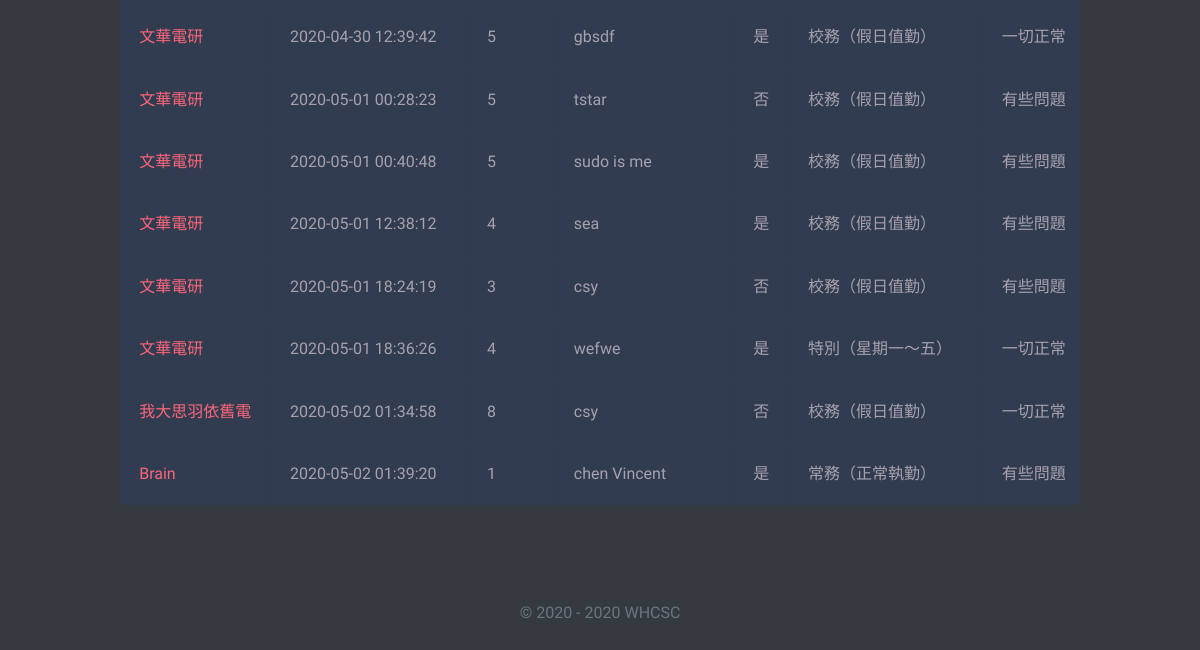
Page /management/index.php (signed in, lower part) on the earlier database version.
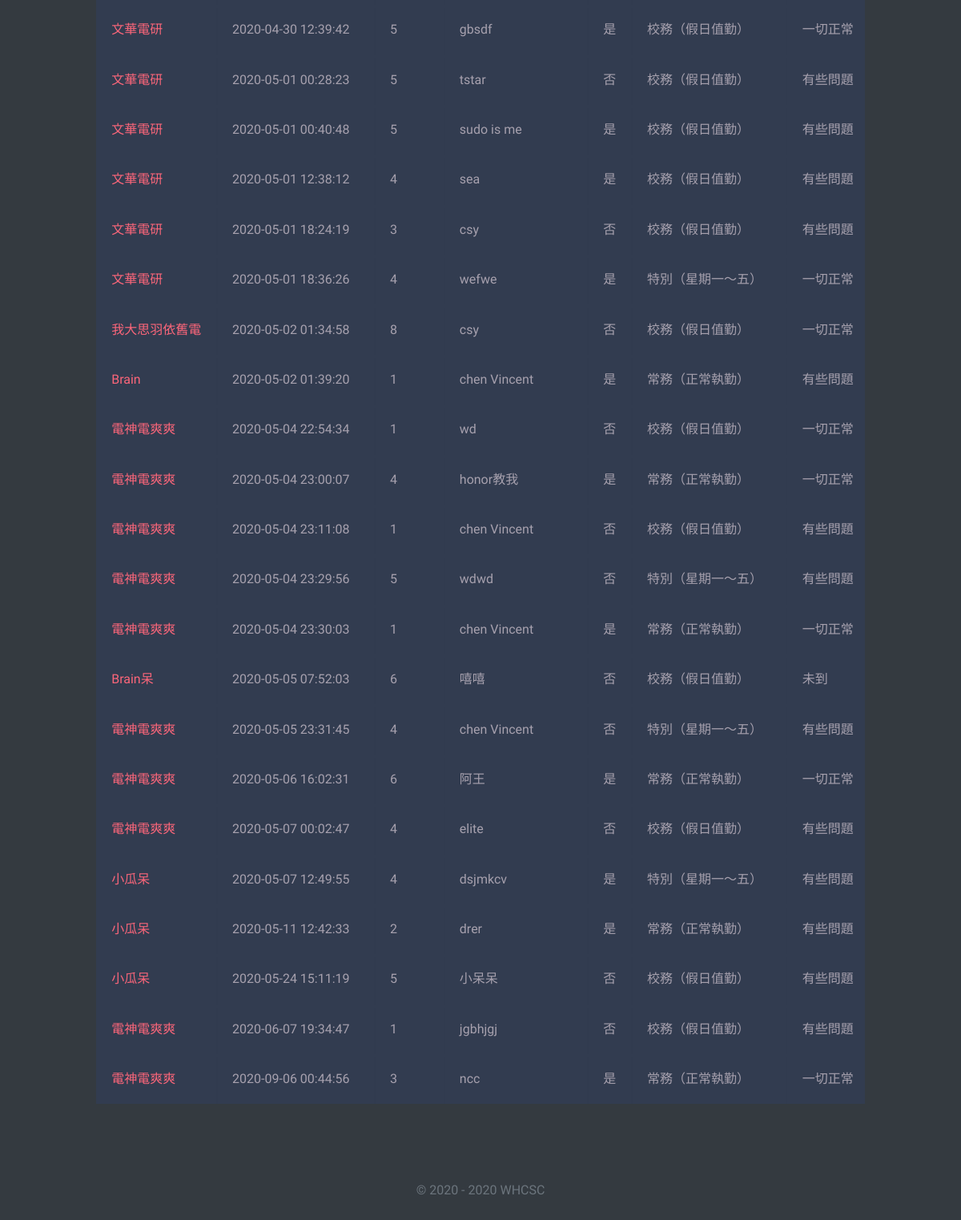
Same page on the later database version.
### tables this page shows
CREATE TABLE `answers` (
  `id` int(11) NOT NULL,
  `realname` varchar(200) NOT NULL,
  `datetime` varchar(1000) NOT NULL,
  `ans` varchar(1000) NOT NULL
);

### management/index.php (the view, shortened to what this page needs)
<?php
require 'header.php';
?>
<table class="container">
    <tbody>
        <?php
        $pdo = new PDO('mysql:host=' . $host . ';port=' . $port . ';dbname=account;charset=utf8', $username, $password);
        foreach ($pdo->query('select * from answers ORDER BY `datetime`') as $row) {
            echo '<tr>
            <td>', $row['realname'], '</td>
            <td>', $row['datetime'], '</td>';
            $anwsers = explode(",", $row['ans']);
            array_pop($anwsers);
            foreach ($anwsers as $ans) {
                echo '<td>', $ans, '</td>';
            }
            echo '<tr>';
        }
        ?>
    </tbody>
</table>
<?php require '../footer.php'; ?>

### management/header.php (shortened to what this page needs)
<!DOCTYPE html>
<html lang="en">
<head>
  <link rel="stylesheet" href="https://stackpath.bootstrapcdn.com/bootstrap/4.4.1/css/bootstrap.min.css">
  <link href="assets/bootstrap.min.css" rel="stylesheet">
  <link href="https://stackpath.bootstrapcdn.com/font-awesome/4.7.0/css/font-awesome.min.css" rel="stylesheet">
  <link href="https://cdnjs.cloudflare.com/ajax/libs/twitter-bootstrap/4.1.3/css/bootstrap.css" rel="stylesheet">
  <link href="https://cdn.datatables.net/1.10.20/css/dataTables.bootstrap4.min.css" rel="stylesheet">
    <link rel="stylesheet" href="https://cdn.jsdelivr.net/npm/bootstrap-select@1.13.14/dist/css/bootstrap-select.min.css">
</head>
<body class="bg-dark">

### footer.php (shortened to what this page needs)
      <footer class="my-5 pt-5 text-muted text-center text-small">
        <p class="mb-1">&copy; 2020 - 2020 WHCSC</p>
      </footer>
  </body>
</html>

### management/assets/table_css.php (style rules this page uses)
body { color: #A7A1AE; background-color: #1F2739; position: relative; font-family: 'Noto Sans TC', sans-serif; font-family: 'Dosis', sans-serif; line-height: 1.5; }
.container { text-align: left; overflow: hidden; width: 80%; margin: 0 auto; display: table; padding: 0 0 8em 0; }
.container tr:nth-child(odd) { background-color: #323C50; }
.container tr:nth-child(even) { background-color: #2C3446; }
.container td:first-child { color: #FB667A; }

Differences in the rows shown:
added answers: realname "電神電爽爽", datetime "2020-05-04 22:54:34", ans "1", ans "wd", ans "否", ans "校務（假日值勤）", ans "一切正常"
added answers: realname "電神電爽爽", datetime "2020-05-04 23:00:07", ans "4", ans "honor教我", ans "是", ans "常務（正常執勤）", ans "一切正常"
added answers: realname "電神電爽爽", datetime "2020-05-04 23:11:08", ans "1", ans "chen Vincent", ans "否", ans "校務（假日值勤）", ans "有些問題"
added answers: realname "電神電爽爽", datetime "2020-05-04 23:29:56", ans "5", ans "wdwd", ans "否", ans "特別（星期一～五）", ans "有些問題"
added answers: realname "電神電爽爽", datetime "2020-05-04 23:30:03", ans "1", ans "chen Vincent", ans "是", ans "常務（正常執勤）", ans "一切正常"
added answers: realname "Brain呆", datetime "2020-05-05 07:52:03", ans "6", ans "嘻嘻", ans "否", ans "校務（假日值勤）", ans "未到"
added answers: realname "電神電爽爽", datetime "2020-05-05 23:31:45", ans "4", ans "chen Vincent", ans "否", ans "特別（星期一～五）", ans "有些問題"
added answers: realname "電神電爽爽", datetime "2020-05-06 16:02:31", ans "6", ans "阿王", ans "是", ans "常務（正常執勤）", ans "一切正常"
added answers: realname "電神電爽爽", datetime "2020-05-07 00:02:47", ans "4", ans "elite", ans "否", ans "校務（假日值勤）", ans "有些問題"
added answers: realname "小瓜呆", datetime "2020-05-07 12:49:55", ans "4", ans "dsjmkcv", ans "是", ans "特別（星期一～五）", ans "有些問題"
added answers: realname "小瓜呆", datetime "2020-05-11 12:42:33", ans "2", ans "drer", ans "是", ans "常務（正常執勤）", ans "有些問題"
added answers: realname "小瓜呆", datetime "2020-05-24 15:11:19", ans "5", ans "小呆呆", ans "否", ans "校務（假日值勤）", ans "有些問題"
added answers: realname "電神電爽爽", datetime "2020-06-07 19:34:47", ans "1", ans "jgbhjgj", ans "否", ans "校務（假日值勤）", ans "有些問題"
added answers: realname "電神電爽爽", datetime "2020-09-06 00:44:56", ans "3", ans "ncc", ans "是", ans "常務（正常執勤）", ans "一切正常"
